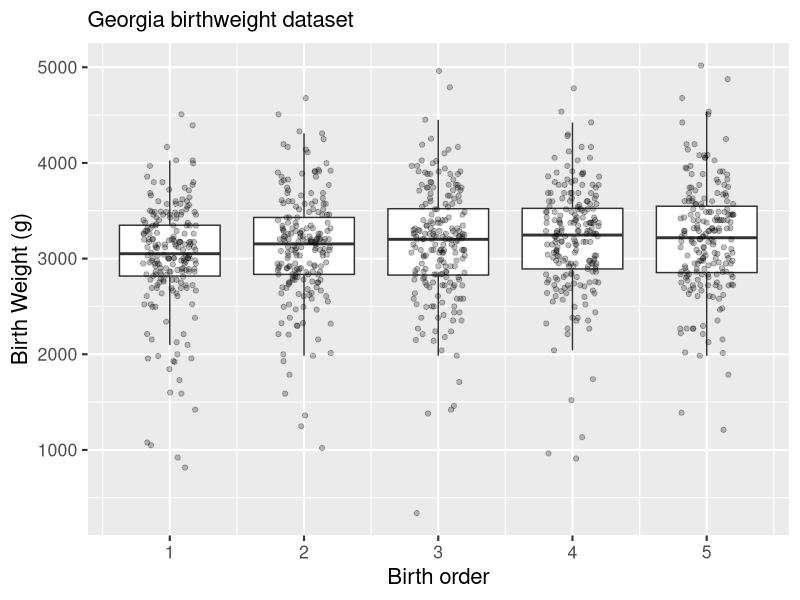
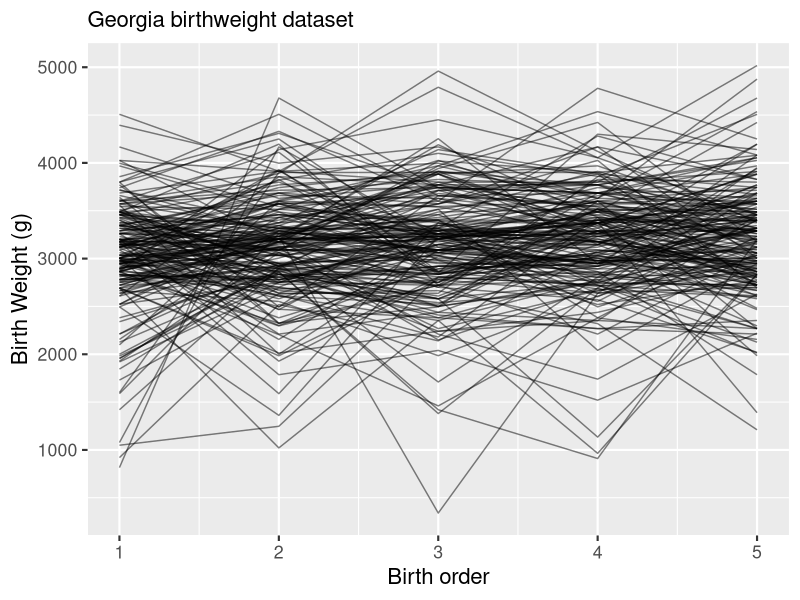

These charts were generated, in order, by the following R code: (Note: this script raises an error after producing the figures.)
## ---- chunk 1
sigma_subj <- sqrt(3)
sigma_resid <- 1
n <- 100
## ---- chunk 2
library(tidyverse)
ga <- read_csv("gababies.csv") %>%
  mutate(momage = na_if(momage, 99)) %>%
  mutate(agebin = cut(initage, breaks = c(0, 17, 100))) %>%
  mutate(momid = factor(momid)) %>%
  mutate(lowbrth = recode_factor(lowbrth, `0` = "normal", `1` = "low"))
## ---- chunk 3
ggplot(ga, aes(x = birthord, group = birthord, y = bweight)) +
  geom_boxplot(notch = FALSE, outlier.shape = NA) +
  geom_jitter(width=0.2, col = "black", alpha = 0.25) +
  theme_grey(base_size = 16) + 
  labs(subtitle = "Georgia birthweight dataset") +
  xlab("Birth order") + ylab("Birth Weight (g)")
## ---- chunk 4
ggplot(ga, aes(x = birthord, y = bweight, group = momid)) +
  geom_line(alpha=0.5) +
  theme_grey(base_size = 16) + 
  theme(legend.position = "none") +
  labs(subtitle = "Georgia birthweight dataset") +
  xlab("Birth order") + ylab("Birth Weight (g)")
## ---- chunk 5
gafit1 <- nlme::lme(bweight ~ birthord, data=ga, 
    random=~birthord|momid,
    na.action=na.omit,
    control=list(msMaxIter=600, msMaxEval=600, sing.tol=1e-20))
## ---- chunk 6
intervals(gafit1)
## ---- chunk 7
gafit2 <- nlme::lme(bweight ~ birthord*agebin, data=ga, 
    random=~1|momid)
summary(gafit2)
intervals(gafit2)
